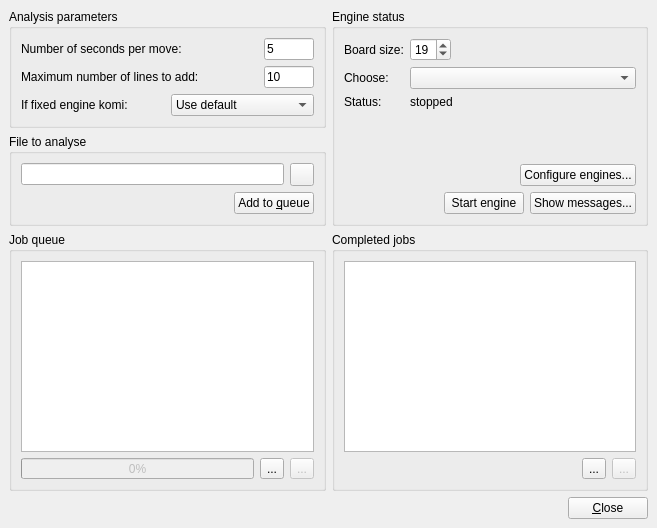
<?xml version="1.0" encoding="UTF-8"?>
<ui version="4.0">
 <class>AnalyzeDialog</class>
 <widget class="QMainWindow" name="AnalyzeDialog">
  <property name="geometry">
   <rect>
    <x>0</x>
    <y>0</y>
    <width>657</width>
    <height>528</height>
   </rect>
  </property>
  <property name="windowTitle">
   <string>Batch computer analysis</string>
  </property>
  <widget class="QWidget" name="centralwidget">
   <layout class="QGridLayout" name="gridLayout_6" columnstretch="1,1">
    <item row="0" column="0">
     <widget class="QGroupBox" name="groupBox_2">
      <property name="title">
       <string>Analysis parameters</string>
      </property>
      <layout class="QGridLayout" name="gridLayout_4">
       <item row="1" column="0">
        <widget class="QLabel" name="label_4">
         <property name="text">
          <string>Maximum number of lines to add:</string>
         </property>
        </widget>
       </item>
       <item row="0" column="0">
        <widget class="QLabel" name="label_2">
         <property name="text">
          <string>Number of seconds per move: </string>
         </property>
        </widget>
       </item>
       <item row="1" column="1">
        <widget class="QLineEdit" name="maxlinesEdit">
         <property name="maximumSize">
          <size>
           <width>50</width>
           <height>16777215</height>
          </size>
         </property>
         <property name="toolTip">
          <string>Limits the number of variations added for engine lines</string>
         </property>
         <property name="text">
          <string>10</string>
         </property>
        </widget>
       </item>
       <item row="0" column="1">
        <widget class="QLineEdit" name="secondsEdit">
         <property name="maximumSize">
          <size>
           <width>50</width>
           <height>16777215</height>
          </size>
         </property>
         <property name="text">
          <string>5</string>
         </property>
        </widget>
       </item>
       <item row="2" column="0" colspan="2">
        <layout class="QHBoxLayout" name="horizontalLayout_3">
         <item>
          <widget class="QLabel" name="label_6">
           <property name="text">
            <string>If fixed engine komi:</string>
           </property>
           <property name="buddy">
            <cstring>komiComboBox</cstring>
           </property>
          </widget>
         </item>
         <item>
          <widget class="QComboBox" name="komiComboBox">
           <item>
            <property name="text">
             <string>Use default</string>
            </property>
           </item>
           <item>
            <property name="text">
             <string>Swap if better</string>
            </property>
           </item>
           <item>
            <property name="text">
             <string>Analyze both</string>
            </property>
           </item>
          </widget>
         </item>
        </layout>
       </item>
      </layout>
     </widget>
    </item>
    <item row="2" column="0">
     <widget class="QGroupBox" name="groupBox_3">
      <property name="title">
       <string>Job queue</string>
      </property>
      <layout class="QGridLayout" name="gridLayout">
       <item row="1" column="1">
        <widget class="QProgressBar" name="progressBar">
         <property name="enabled">
          <bool>false</bool>
         </property>
         <property name="sizePolicy">
          <sizepolicy hsizetype="Expanding" vsizetype="Expanding">
           <horstretch>0</horstretch>
           <verstretch>0</verstretch>
          </sizepolicy>
         </property>
         <property name="value">
          <number>0</number>
         </property>
        </widget>
       </item>
       <item row="1" column="3">
        <widget class="QToolButton" name="openButton">
         <property name="enabled">
          <bool>false</bool>
         </property>
         <property name="toolTip">
          <string>Observe progress in board window</string>
         </property>
         <property name="text">
          <string>...</string>
         </property>
         <property name="icon">
          <iconset resource="q4go.qrc">
           <normaloff>:/ClientWindowGui/images/clientwindow/new_board.png</normaloff>:/ClientWindowGui/images/clientwindow/new_board.png</iconset>
         </property>
        </widget>
       </item>
       <item row="0" column="1" colspan="3">
        <widget class="QListView" name="jobView">
         <property name="editTriggers">
          <set>QAbstractItemView::NoEditTriggers</set>
         </property>
         <property name="dragEnabled">
          <bool>true</bool>
         </property>
         <property name="dragDropMode">
          <enum>QAbstractItemView::InternalMove</enum>
         </property>
        </widget>
       </item>
       <item row="1" column="2">
        <widget class="QToolButton" name="trashButton">
         <property name="text">
          <string>...</string>
         </property>
         <property name="icon">
          <iconset resource="q4go.qrc">
           <normaloff>:/images/trash.png</normaloff>:/images/trash.png</iconset>
         </property>
        </widget>
       </item>
      </layout>
     </widget>
    </item>
    <item row="2" column="1">
     <widget class="QGroupBox" name="groupBox_5">
      <property name="title">
       <string>Completed jobs</string>
      </property>
      <layout class="QGridLayout" name="gridLayout_5">
       <item row="0" column="1" colspan="2">
        <widget class="QListView" name="doneView">
         <property name="editTriggers">
          <set>QAbstractItemView::NoEditTriggers</set>
         </property>
         <property name="dragEnabled">
          <bool>true</bool>
         </property>
         <property name="dragDropMode">
          <enum>QAbstractItemView::InternalMove</enum>
         </property>
        </widget>
       </item>
       <item row="1" column="1" colspan="2">
        <layout class="QHBoxLayout" name="horizontalLayout_2">
         <item>
          <spacer name="horizontalSpacer_3">
           <property name="orientation">
            <enum>Qt::Horizontal</enum>
           </property>
           <property name="sizeHint" stdset="0">
            <size>
             <width>1</width>
             <height>20</height>
            </size>
           </property>
          </spacer>
         </item>
         <item>
          <widget class="QToolButton" name="trashDoneButton">
           <property name="text">
            <string>...</string>
           </property>
           <property name="icon">
            <iconset resource="q4go.qrc">
             <normaloff>:/images/trash.png</normaloff>:/images/trash.png</iconset>
           </property>
          </widget>
         </item>
         <item>
          <widget class="QToolButton" name="openDoneButton">
           <property name="enabled">
            <bool>false</bool>
           </property>
           <property name="toolTip">
            <string>Observe progress in board window</string>
           </property>
           <property name="text">
            <string>...</string>
           </property>
           <property name="icon">
            <iconset resource="q4go.qrc">
             <normaloff>:/ClientWindowGui/images/clientwindow/new_board.png</normaloff>:/ClientWindowGui/images/clientwindow/new_board.png</iconset>
           </property>
          </widget>
         </item>
        </layout>
       </item>
      </layout>
     </widget>
    </item>
    <item row="3" column="0">
     <spacer name="verticalSpacer">
      <property name="orientation">
       <enum>Qt::Vertical</enum>
      </property>
      <property name="sizeHint" stdset="0">
       <size>
        <width>20</width>
        <height>1</height>
       </size>
      </property>
     </spacer>
    </item>
    <item row="1" column="0">
     <widget class="QGroupBox" name="groupBox">
      <property name="title">
       <string>File to analyse</string>
      </property>
      <layout class="QGridLayout" name="gridLayout_3">
       <item row="1" column="1">
        <widget class="QPushButton" name="enqueueButton">
         <property name="text">
          <string>Add to &amp;queue</string>
         </property>
        </widget>
       </item>
       <item row="0" column="0" colspan="2">
        <layout class="QHBoxLayout" name="horizontalLayout">
         <item>
          <widget class="QLineEdit" name="filenameEdit"/>
         </item>
         <item>
          <widget class="QToolButton" name="fileselButton">
           <property name="text">
            <string/>
           </property>
           <property name="icon">
            <iconset resource="q4go.qrc">
             <normaloff>:/ClientWindowGui/images/clientwindow/fileopen.png</normaloff>:/ClientWindowGui/images/clientwindow/fileopen.png</iconset>
           </property>
          </widget>
         </item>
        </layout>
       </item>
       <item row="1" column="0">
        <spacer name="horizontalSpacer_5">
         <property name="orientation">
          <enum>Qt::Horizontal</enum>
         </property>
         <property name="sizeHint" stdset="0">
          <size>
           <width>40</width>
           <height>20</height>
          </size>
         </property>
        </spacer>
       </item>
      </layout>
     </widget>
    </item>
    <item row="0" column="1" rowspan="2">
     <widget class="QGroupBox" name="groupBox_4">
      <property name="title">
       <string>Engine status</string>
      </property>
      <layout class="QGridLayout" name="gridLayout_2">
       <item row="4" column="0">
        <spacer name="verticalSpacer_2">
         <property name="orientation">
          <enum>Qt::Vertical</enum>
         </property>
         <property name="sizeHint" stdset="0">
          <size>
           <width>20</width>
           <height>1</height>
          </size>
         </property>
        </spacer>
       </item>
       <item row="6" column="0" colspan="4">
        <layout class="QHBoxLayout" name="horizontalLayout_4">
         <item>
          <spacer name="horizontalSpacer">
           <property name="orientation">
            <enum>Qt::Horizontal</enum>
           </property>
           <property name="sizeHint" stdset="0">
            <size>
             <width>1</width>
             <height>20</height>
            </size>
           </property>
          </spacer>
         </item>
         <item>
          <widget class="QPushButton" name="engineStartButton">
           <property name="text">
            <string>Start engine</string>
           </property>
          </widget>
         </item>
         <item>
          <widget class="QPushButton" name="engineLogButton">
           <property name="text">
            <string>Show messages...</string>
           </property>
          </widget>
         </item>
        </layout>
       </item>
       <item row="1" column="0" colspan="4">
        <widget class="QFrame" name="frame">
         <property name="frameShape">
          <enum>QFrame::NoFrame</enum>
         </property>
         <property name="frameShadow">
          <enum>QFrame::Raised</enum>
         </property>
         <layout class="QFormLayout" name="formLayout">
          <property name="leftMargin">
           <number>0</number>
          </property>
          <property name="topMargin">
           <number>0</number>
          </property>
          <property name="rightMargin">
           <number>0</number>
          </property>
          <property name="bottomMargin">
           <number>0</number>
          </property>
          <item row="0" column="0">
           <widget class="QLabel" name="label">
            <property name="text">
             <string>Board size:</string>
            </property>
            <property name="buddy">
             <cstring>boardsizeSpinBox</cstring>
            </property>
           </widget>
          </item>
          <item row="0" column="1">
           <widget class="QSpinBox" name="boardsizeSpinBox">
            <property name="sizePolicy">
             <sizepolicy hsizetype="Fixed" vsizetype="Fixed">
              <horstretch>0</horstretch>
              <verstretch>0</verstretch>
             </sizepolicy>
            </property>
            <property name="minimum">
             <number>7</number>
            </property>
            <property name="maximum">
             <number>25</number>
            </property>
            <property name="value">
             <number>19</number>
            </property>
           </widget>
          </item>
          <item row="1" column="0">
           <widget class="QLabel" name="label_3">
            <property name="text">
             <string>Choose:</string>
            </property>
           </widget>
          </item>
          <item row="1" column="1">
           <widget class="QComboBox" name="engineComboBox">
            <property name="sizePolicy">
             <sizepolicy hsizetype="Preferred" vsizetype="Fixed">
              <horstretch>0</horstretch>
              <verstretch>0</verstretch>
             </sizepolicy>
            </property>
           </widget>
          </item>
          <item row="2" column="1">
           <widget class="QLabel" name="engineStatusLabel">
            <property name="text">
             <string>stopped</string>
            </property>
           </widget>
          </item>
          <item row="2" column="0">
           <widget class="QLabel" name="label_5">
            <property name="text">
             <string>Status:</string>
            </property>
           </widget>
          </item>
         </layout>
        </widget>
       </item>
       <item row="5" column="3">
        <widget class="QPushButton" name="configureButton">
         <property name="sizePolicy">
          <sizepolicy hsizetype="Preferred" vsizetype="Fixed">
           <horstretch>0</horstretch>
           <verstretch>0</verstretch>
          </sizepolicy>
         </property>
         <property name="toolTip">
          <string>Open the preferences dialog to configure engines</string>
         </property>
         <property name="text">
          <string>Configure engines...</string>
         </property>
        </widget>
       </item>
      </layout>
     </widget>
    </item>
    <item row="4" column="0" colspan="2">
     <layout class="QHBoxLayout">
      <property name="spacing">
       <number>6</number>
      </property>
      <property name="leftMargin">
       <number>0</number>
      </property>
      <property name="topMargin">
       <number>0</number>
      </property>
      <property name="rightMargin">
       <number>0</number>
      </property>
      <property name="bottomMargin">
       <number>0</number>
      </property>
      <item>
       <spacer name="Horizontal Spacing2">
        <property name="orientation">
         <enum>Qt::Horizontal</enum>
        </property>
        <property name="sizeType">
         <enum>QSizePolicy::Expanding</enum>
        </property>
        <property name="sizeHint" stdset="0">
         <size>
          <width>224</width>
          <height>20</height>
         </size>
        </property>
       </spacer>
      </item>
      <item>
       <widget class="QPushButton" name="closeButton">
        <property name="text">
         <string>&amp;Close</string>
        </property>
        <property name="shortcut">
         <string/>
        </property>
        <property name="autoDefault">
         <bool>true</bool>
        </property>
       </widget>
      </item>
     </layout>
    </item>
   </layout>
  </widget>
 </widget>
 <resources>
  <include location="q4go.qrc"/>
 </resources>
 <connections/>
</ui>
